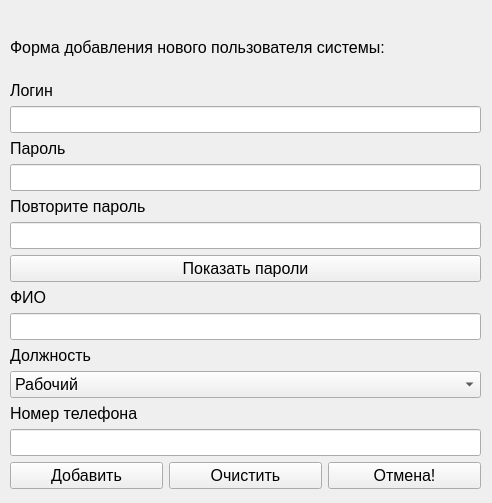
<?xml version="1.0" encoding="UTF-8"?>
<ui version="4.0">
 <class>mainuseradminadd</class>
 <widget class="QWidget" name="mainuseradminadd">
  <property name="geometry">
   <rect>
    <x>0</x>
    <y>0</y>
    <width>492</width>
    <height>503</height>
   </rect>
  </property>
  <property name="windowTitle">
   <string>Новый пользователь</string>
  </property>
  <property name="windowIcon">
   <iconset resource="src.qrc">
    <normaloff>:/images/img/logopm.png</normaloff>:/images/img/logopm.png</iconset>
  </property>
  <property name="styleSheet">
   <string notr="true">#mainuseradminadd{
border-image: url(:/images/img/fonpril.png);}
</string>
  </property>
  <widget class="QWidget" name="layoutWidget">
   <property name="geometry">
    <rect>
     <x>10</x>
     <y>20</y>
     <width>471</width>
     <height>469</height>
    </rect>
   </property>
   <property name="font">
    <font>
     <pointsize>12</pointsize>
    </font>
   </property>
   <layout class="QVBoxLayout" name="verticalLayout_3">
    <item>
     <widget class="QLabel" name="label_7">
      <property name="font">
       <font>
        <pointsize>12</pointsize>
       </font>
      </property>
      <property name="text">
       <string>Форма добавления нового пользователя системы:</string>
      </property>
     </widget>
    </item>
    <item>
     <layout class="QVBoxLayout" name="verticalLayout_2">
      <item>
       <layout class="QVBoxLayout" name="verticalLayout">
        <item>
         <widget class="QLabel" name="label">
          <property name="font">
           <font>
            <pointsize>12</pointsize>
           </font>
          </property>
          <property name="text">
           <string>Логин</string>
          </property>
         </widget>
        </item>
        <item>
         <widget class="QLineEdit" name="txtLogin">
          <property name="font">
           <font>
            <pointsize>12</pointsize>
           </font>
          </property>
         </widget>
        </item>
        <item>
         <widget class="QLabel" name="label_2">
          <property name="font">
           <font>
            <pointsize>12</pointsize>
           </font>
          </property>
          <property name="text">
           <string>Пароль</string>
          </property>
         </widget>
        </item>
        <item>
         <widget class="QLineEdit" name="txtPass">
          <property name="font">
           <font>
            <pointsize>12</pointsize>
           </font>
          </property>
          <property name="echoMode">
           <enum>QLineEdit::Password</enum>
          </property>
         </widget>
        </item>
        <item>
         <widget class="QLabel" name="label_8">
          <property name="font">
           <font>
            <pointsize>12</pointsize>
           </font>
          </property>
          <property name="text">
           <string>Повторите пароль</string>
          </property>
         </widget>
        </item>
        <item>
         <widget class="QLineEdit" name="txtPass_2">
          <property name="font">
           <font>
            <pointsize>12</pointsize>
           </font>
          </property>
          <property name="echoMode">
           <enum>QLineEdit::Password</enum>
          </property>
         </widget>
        </item>
        <item>
         <widget class="QPushButton" name="pbLookpassword">
          <property name="font">
           <font>
            <pointsize>12</pointsize>
           </font>
          </property>
          <property name="text">
           <string>Показать пароли</string>
          </property>
         </widget>
        </item>
        <item>
         <widget class="QLabel" name="label_3">
          <property name="font">
           <font>
            <pointsize>12</pointsize>
           </font>
          </property>
          <property name="text">
           <string>ФИО</string>
          </property>
         </widget>
        </item>
        <item>
         <widget class="QLineEdit" name="txtFullname">
          <property name="font">
           <font>
            <pointsize>12</pointsize>
           </font>
          </property>
         </widget>
        </item>
        <item>
         <widget class="QLabel" name="label_5">
          <property name="font">
           <font>
            <pointsize>12</pointsize>
           </font>
          </property>
          <property name="text">
           <string>Должность</string>
          </property>
         </widget>
        </item>
        <item>
         <widget class="QComboBox" name="bxPost">
          <property name="font">
           <font>
            <pointsize>12</pointsize>
           </font>
          </property>
          <item>
           <property name="text">
            <string>Рабочий</string>
           </property>
          </item>
          <item>
           <property name="text">
            <string>Ст. кладовщик</string>
           </property>
          </item>
          <item>
           <property name="text">
            <string>Кладовщик</string>
           </property>
          </item>
         </widget>
        </item>
        <item>
         <widget class="QLabel" name="label_6">
          <property name="font">
           <font>
            <pointsize>12</pointsize>
           </font>
          </property>
          <property name="text">
           <string>Номер телефона</string>
          </property>
         </widget>
        </item>
        <item>
         <widget class="QLineEdit" name="txtNumber">
          <property name="font">
           <font>
            <pointsize>12</pointsize>
           </font>
          </property>
         </widget>
        </item>
       </layout>
      </item>
      <item>
       <layout class="QHBoxLayout" name="horizontalLayout">
        <item>
         <widget class="QPushButton" name="btnAdd">
          <property name="font">
           <font>
            <pointsize>12</pointsize>
           </font>
          </property>
          <property name="text">
           <string>Добавить</string>
          </property>
         </widget>
        </item>
        <item>
         <widget class="QPushButton" name="btnRefresh">
          <property name="font">
           <font>
            <pointsize>12</pointsize>
           </font>
          </property>
          <property name="text">
           <string>Очистить</string>
          </property>
         </widget>
        </item>
        <item>
         <widget class="QPushButton" name="btnClose">
          <property name="font">
           <font>
            <pointsize>12</pointsize>
           </font>
          </property>
          <property name="text">
           <string>Отмена!</string>
          </property>
         </widget>
        </item>
       </layout>
      </item>
     </layout>
    </item>
   </layout>
  </widget>
 </widget>
 <resources>
  <include location="src.qrc"/>
 </resources>
 <connections/>
</ui>
